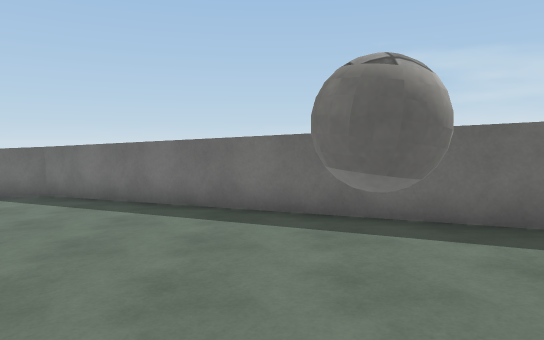
View 1 (above)

16 first-person views from a walk through a Unity game level. The camera is 1.5 m above the floor, tilts 4° down and sees 70° across. The floor is counted in squares, 1.22 m on a side. Each view is taken from the middle of a square. On the plan, view 1 faces up. The plan holds only what a view shows up to about 15 squares ahead; the rest is blank. The place goes on beyond the plan. The player character is not drawn. Surface patterns are stand-ins for the level's own textures.

View 2
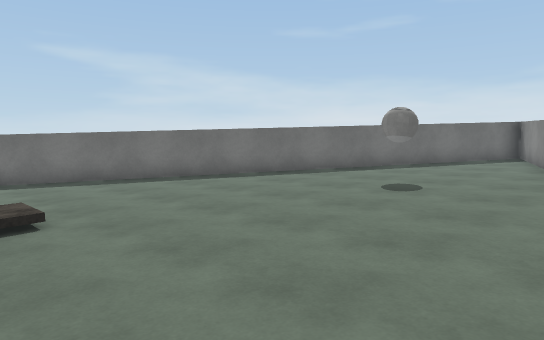

View 3
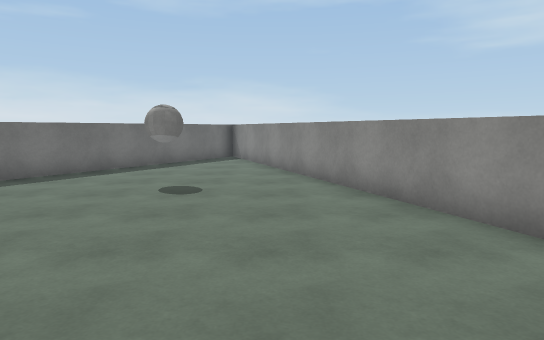

View 4
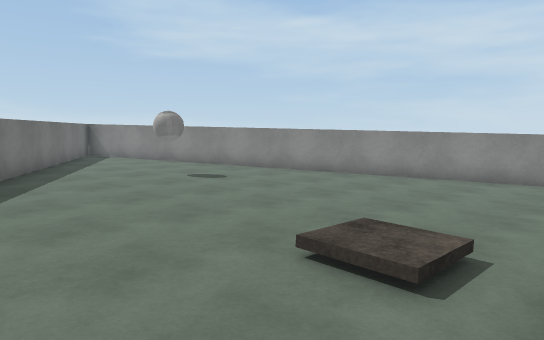

View 5
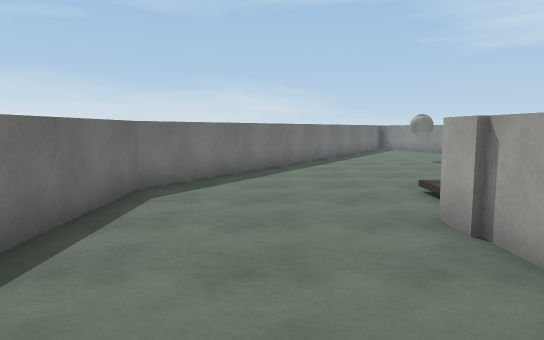

View 6
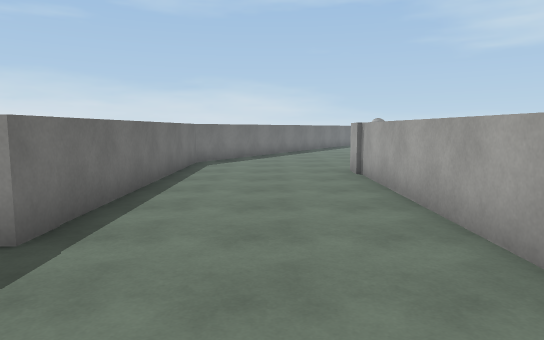

View 7
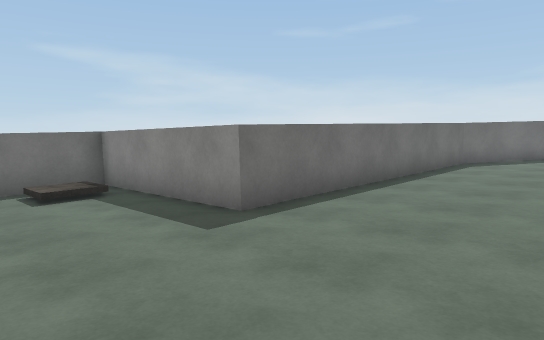

View 8
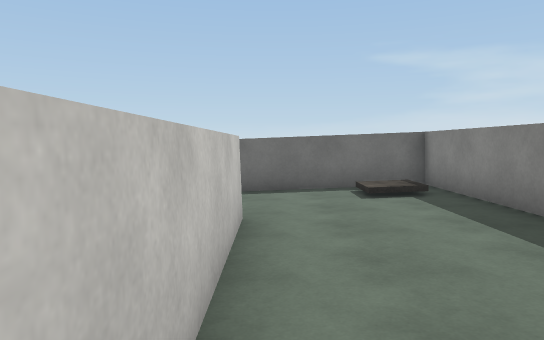

View 9
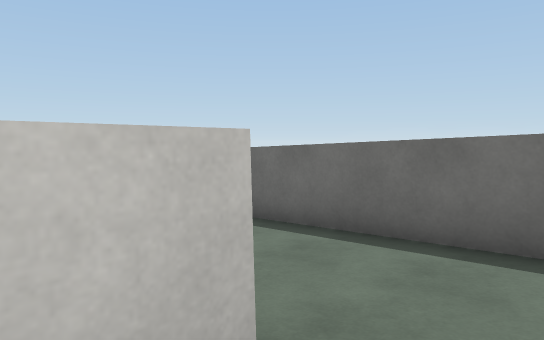

View 10
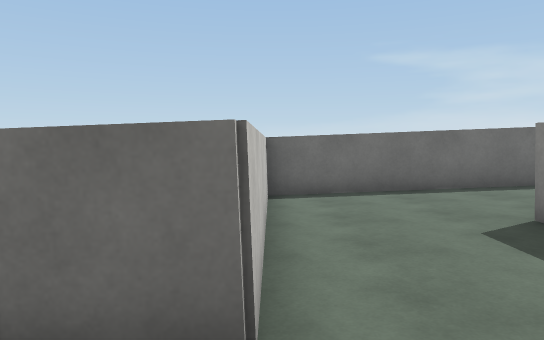

View 11
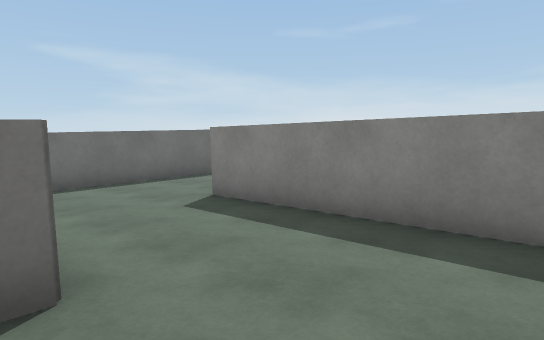

View 12
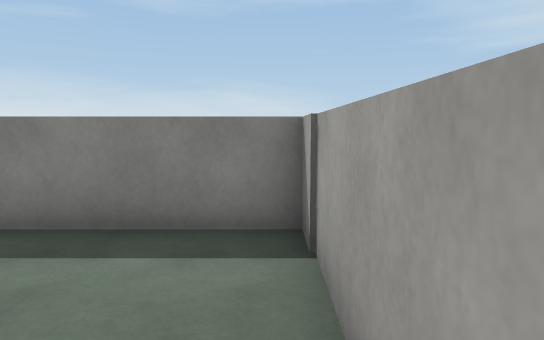

View 13
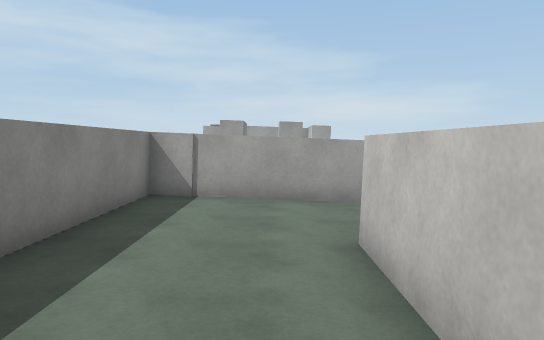

View 14
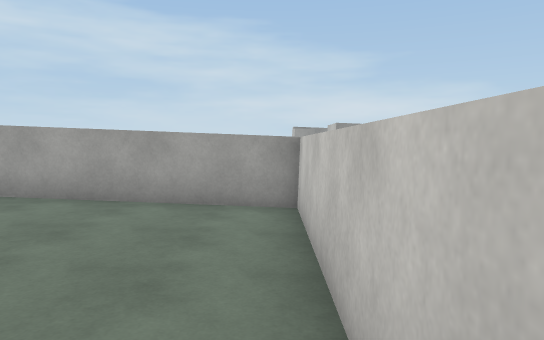

View 15
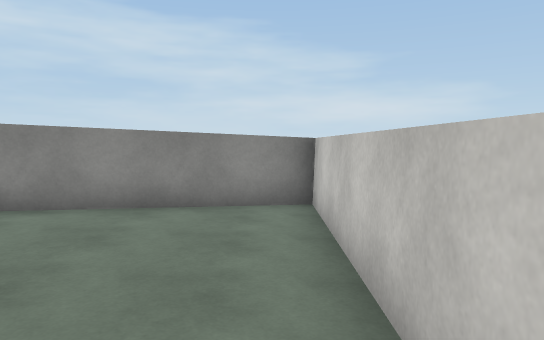

View 16
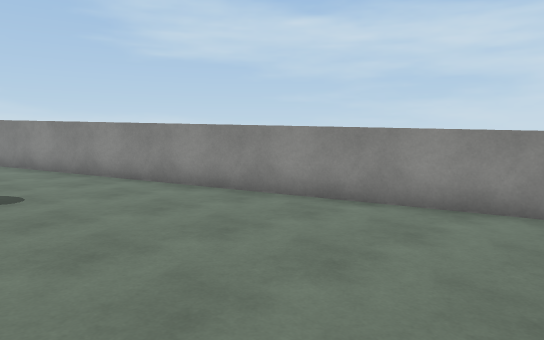

### Floor plan
Key: @ floor where view 1 was taken; # wall or solid block; . main floor; : floor 0.25 m higher than the main floor; - floor 0.25 m lower than the main floor; + floor 0.5 m higher than the main floor; _ floor 0.5 m lower than the main floor; < floor 0.75 m lower than the main floor; ( floor 1 m lower than the main floor; / step, stairs or slope; = window, fence, low wall or low ledge; B white ball.
Columns run from 26 left of view 1 to 8 right of it. Each row starts with its distance up from view 1.
 16  ########=#
 15  #(<<<<</-=
 14  #(<<<<<//#
 13  #(<<<<<__#
 12  #(<<#<<__#
 11  #(<<#<<__############
 10 ##(<<#<<_____------..###
  9 #((<<#<<_____------....##
  8  ((<<#<<_____------.....###
  7 (((<<#<<_____------.....::##
  6 (((<<#<<_____------.....:::###
  5 ##################-/....:::::###
  4                   -/....:::::++##
  3                   -.....:::B:+++###
  2                  #-.....::BB:+++++#
  1                  #-.....:::::++++##
  0                  #-.....::@::+####
 -1                  #-.....:::####
 -2                  #-.....:###
 -3                  #-...####
 -4                  #-####
 -5                  ###

Positions as (right, up) in squares from view 1, and headings:
1: (0, 0), facing up
2: (-8, -2), facing up-right
3: (-8, 0), facing right
4: (-9, 8), facing down-right
5: (-14, 8), facing right
6: (-20, 8), facing right
7: (-20, 6), facing up-right
8: (-20, 6), facing up
9: (-19, 11), facing up-left
10: (-25, 7), facing up
11: (-26, 6), facing up-right
12: (-26, 6), facing right
13: (-24, 14), facing down
14: (-20, 13), facing down
15: (-8, 3), facing down
16: (-8, 3), facing down-right
